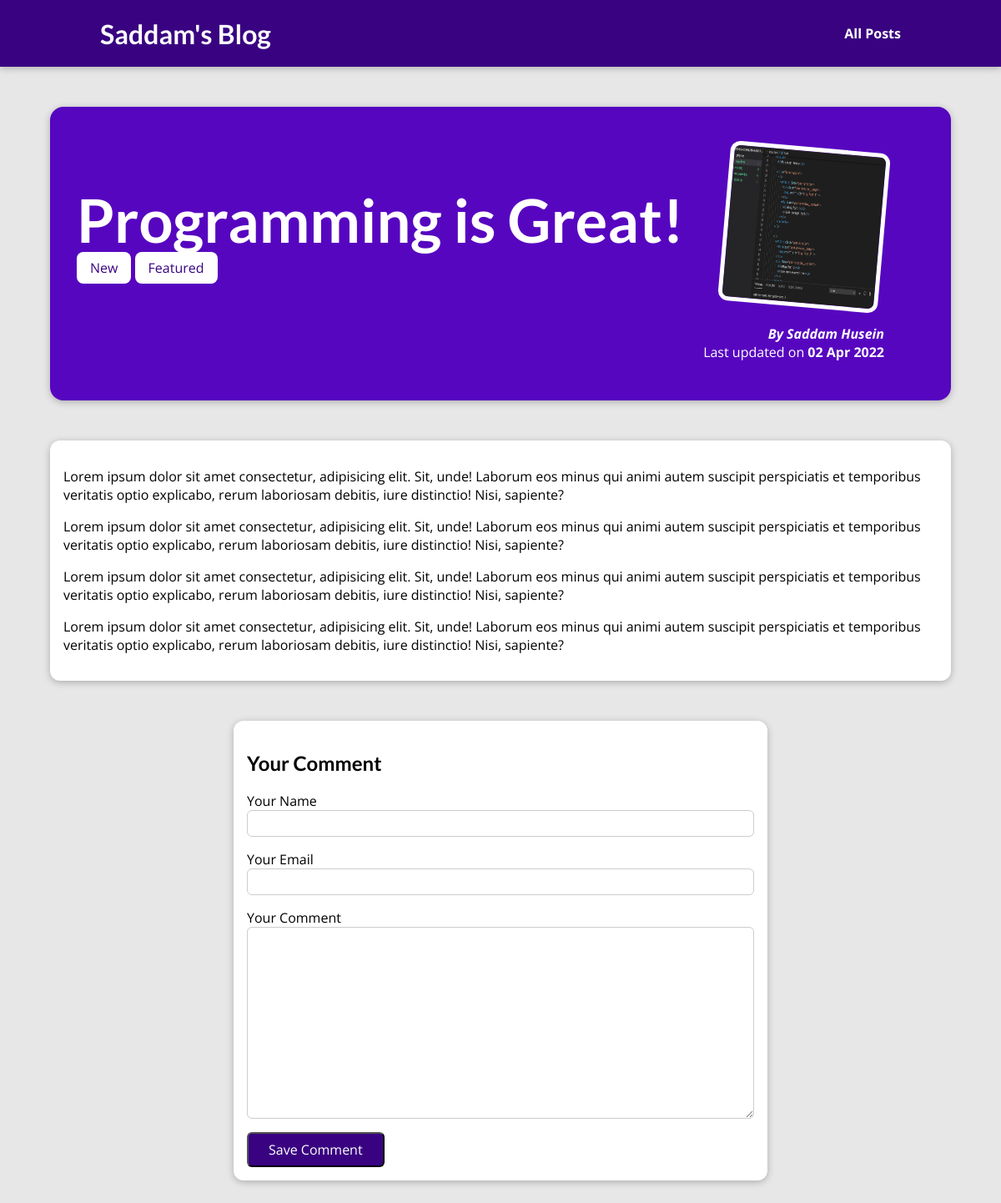
Page /posts/programming-is-fun on the committed database.
### blog/models.py (models this page shows)
class Post(models.Model):
    title = models.CharField(max_length=150)
    excerpt = models.CharField(max_length=200)
    image = models.ImageField(upload_to='posts', null=True)
    date = models.DateField(auto_now=True)
    slug = models.SlugField(unique=True, db_index=True)  # unique=True: I want to use the slug as a unique identifier for getting my posts. db_index=True: to let Django and Sequel trade an index for that field to make querying and filtering based on it a bit more effective.
    content = models.TextField(validators=[MinLengthValidator(10)])
    author = models.ForeignKey(
        Author, on_delete=models.SET_NULL, null=True, related_name='posts')
    tags = models.ManyToManyField(Tag)

class Tag(models.Model):
    caption = models.CharField(max_length=20)
    def __str__(self):
        return self.caption

class Author(models.Model):
    first_name = models.CharField(max_length=100)
    last_name = models.CharField(max_length=100)
    email_address = models.EmailField(max_length=254)
    def full_name(self):
        return f'{self.first_name} {self.last_name}'
    def __str__(self):
        return self.full_name()

### blog/views.py (the view, shortened to what this page needs)
# urls.py: path('posts/<slug:slug>', views.PostDetailView.as_view(), name='post-detail-page'),
class PostDetailView(View):
    def get(self, request, slug):
        post = Post.objects.get(slug=slug)
        context = {
            'post': post,
            'post_tags': post.tags.all(),
            'comment_form': CommentForm(),
        }
        return render(request, 'blog/post-detail.html', context)

### blog/forms.py
class CommentForm(forms.ModelForm):
    class Meta:
        model = Comment
        exclude = ['post']
        labels = {
            'user_name': 'Your Name',
            'user_email': 'Your Email',
            'text': 'Your Comment'
        }

### blog/templates/blog/post-detail.html (shortened to what this page needs)
{% extends 'base.html' %}
{% load static %}
{% block css_files %}
    <link rel="stylesheet" href="{% static 'blog/post-detail.css' %}">
{% endblock css_files %}
{% block content %}
    <section id="summary">
        <h2>{{ post.title }}</h2>
        <div>
            {% for tag in post_tags %}
                <span class="tag">{{ tag }}</span>
            {% endfor %}
        </div>
        <article>
            <img src="{{ post.image.url }}" alt="{{ post.title }}">
            <address>By <a href="mailto:{{ post.author.email_address }}">{{ post.author }}</a></address>
            <div>
                Last updated on <time>{{ post.date|date:"d M Y" }}</time>
            </div>
        </article>
    </section>
    <main>
        <p>{{ post.content|linebreaks }}</p>
    </main>
    <section id="comment-form">
        <h2>Your Comment</h2>
        <form action="{% url 'post-detail-page' post.slug %}" method="POST">
            {% for form_field in comment_form %}
                <div class="form-control">
                    {{ form_field.label }}
                    {{ form_field }}
                </div>
            {% endfor %}
            <button>Save Comment</button>
        </form>
    </section>
{% endblock content %}

### static/app.css (style rules this page uses)
* { box-sizing: border-box; }
html { font-family: 'Open Sans', 'Lato', sans-serif; }
body { margin: 0; }
h1, h2, h3 { font-family: 'Lato', sans-serif; font-weight: bold; }

### blog/static/blog/post-detail.css (style rules this page uses)
body { background-color: #e7e7e7; }
#summary { margin: 8rem auto 3rem auto; padding: 2rem; width: 90%; max-width: 90rem; border-radius: 16px; background-color: #5706c0; position: relative; box-shadow: 0 2px 8px rgba(0, 0, 0, 0.25); height: 22rem; }
#summary h2 { color: white; font-size: 4.5rem; margin-bottom: 0.25rem; }
#summary article { position: absolute; top: 2rem; right: 3rem; padding: 1rem 2rem; border-radius: 12px; text-align: right; color: white; }
#summary article img { width: 12rem; height: 12rem; border-radius: 12px; transform: rotateZ(5deg); border: 5px solid white; margin-bottom: 1rem; }
#summary address { font-weight: bold; }
#summary a { color: white; text-decoration: none; }
#summary time { font-weight: bold; }
main { width: 90%; max-width: 90rem; margin: 3rem auto; background-color: white; padding: 1rem; border-radius: 12px; box-shadow: 0 2px 8px rgba(0, 0, 0, 0.25); }
.tag { background-color: white; color: #390281; padding: 0.5rem 1rem; border-radius: 8px; }
#comment-form { margin: 3rem auto; width: 90%; max-width: 40rem; border-radius: 12px; background-color: white; box-shadow: 0 2px 8px rgba(0, 0, 0, 0.25); padding: 1rem; }
#comment-form button { font: inherit; background-color: #390281; color: white; padding: 0.5rem 1.5rem; border-radius: 6px; cursor: pointer; }
.form-control { margin-bottom: 1rem; }
.form-control input, .form-control textarea { display: block; width: 100%; font: inherit; padding: 0.25rem; border-radius: 6px; border: 1px solid #ccc; }

### rows in the picture
Post: title "Programming is Great!", image (picture), author "Saddam Husein", date "02 Apr 2022", content "Lorem ipsum dolor sit amet consectetur, adipisicing elit. Sit, unde! Laborum eos minus qui animi autem suscipit perspiciatis et temporibus veritatis optio explicabo, rerum laboriosam debitis, iure distinctio! Nisi, sapiente? Lorem ipsum dolor sit amet consectetur, adipisicing elit. Sit, unde! Laborum eos minus qui animi autem suscipit perspiciatis et temporibus veritatis optio explicabo, rerum laboriosam debitis, iure distinctio! Nisi, sapiente? Lorem ipsum dolor sit amet consectetur, adipisicing elit. Sit, unde! Laborum eos minus qui animi autem suscipit perspiciatis et temporibus veritatis optio explicabo, rerum laboriosam debitis, iure distinctio! Nisi, sapiente? Lorem ipsum dolor sit…"
Tag: caption "New"
Tag: caption "Featured"
